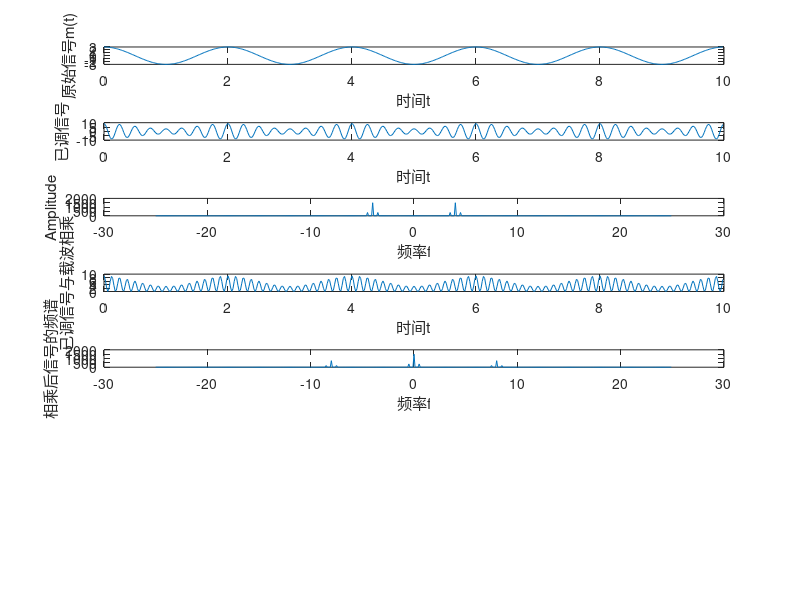

The MATLAB source for this figure: (Note: this script raises an error after producing the figure.)
clc;
%AM Modulation
%此时调制指数u=Am/Ac=0.6
Am = 3;
Ac = 6;
fm = 0.5;
fc = 4;

fs = 50; %采样频率为50Hz
t = 0:1/fs:10-1/fs;

m_t = Am*cos(2*pi*fm*t);
Am_signal = (m_t + Ac).*cos(2*pi*fc*t);

figure('NumberTitle', 'off', 'Name','AM信号的调制与相干解调');
subplot(7,1,1);
plot(t,m_t);
xlabel('时间t');
ylabel('原始信号m(t)');



subplot(7,1,2);
plot(t,Am_signal);
axis([0 10 -10 10]);
xlabel('时间t');
ylabel('已调信号');

%绘制频谱
N = length(t); %获取时域采样点数,共500个点
z = abs(fft(Am_signal)); %DFT变换
f = (0:N-1)*fs/N;

z2 = fftshift(z);
f2 = (-N/2:N/2-1)*fs/N; %频域重排

subplot(7,1,3);
plot(f2,z2); %显示的是DFT频谱
xlabel('频率f');
ylabel('Amplitude');

%Demodulation(解调)
AM_mod = Am_signal.*cos(2*pi*fc*t);
subplot(7,1,4);
plot(t,AM_mod);
xlabel('时间t');
ylabel('已调信号与载波相乘');
%plot(t,AM_mod);

spectrum_AM_mod = abs(fft(AM_mod));
subplot(7,1,5);
plot(f2,fftshift(spectrum_AM_mod));
xlabel('频率f');
ylabel('相乘后信号的频谱');

pass_band = 1; %低通截止频率为1Hz
lowpass_spectrum = lowpass_filter(f2,fftshift(spectrum_AM_mod),pass_band); %通过理想低通滤波器后的频谱特性
subplot(7,1,6);
plot(f2,lowpass_spectrum);
xlabel('频率f');
ylabel('理想低通后的频谱');

rec_signal = abs(ifft(lowpass_spectrum)); %恢复出的时域信号，此时还包括直流分量Ac/2,且原信号的幅度变为原来的一半
subplot(7,1,7);
plot(t,rec_signal);
xlabel('时间t');
ylabel('相干解调恢复出的信号');